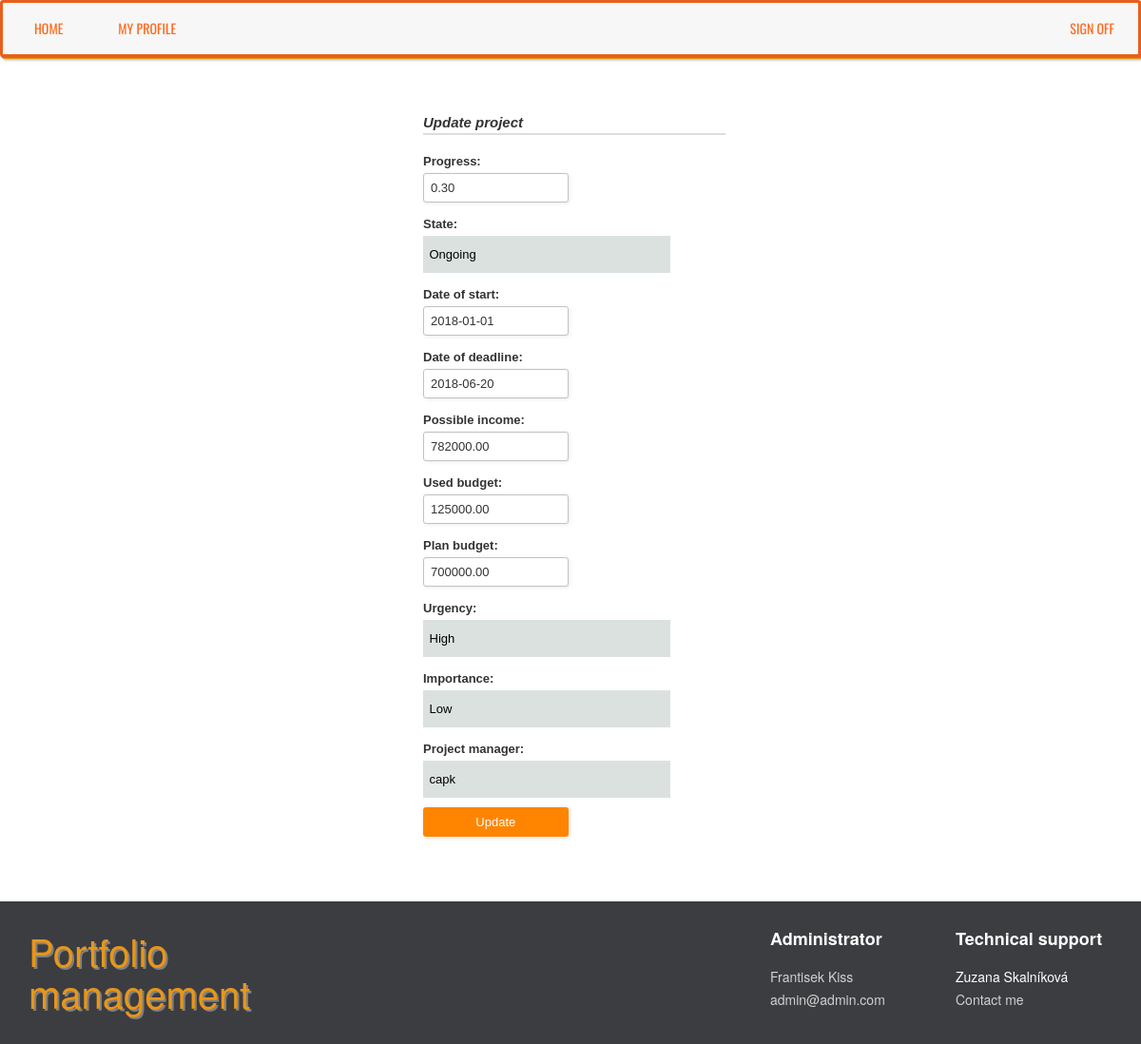
Screenshot of /dp/project/4/edit (signed in) with the database file from the repository.
### dp/models.py (models this page shows, shortened)
class Project(models.Model):
    portfolio = models.ForeignKey(Portfolio, on_delete=models.SET_NULL, null=True, blank=True)
    project_name = models.TextField()
    description = models.CharField(max_length=200)
    plan_budget = models.DecimalField(max_digits=15, decimal_places=2, null=True, blank=True)
    used_budget = models.DecimalField(max_digits=15, decimal_places=2, default=0)
    manhours = models.DecimalField(max_digits=15, decimal_places=0, null=True, blank=True)
    pub_date = models.DateTimeField (auto_now_add=True)
    start_date = models.DateField ('date of start', null=True, blank=True)
    deadline = models.DateField ('date of deadline', null=True, blank=True)
    possible_income = models.DecimalField(max_digits=15, decimal_places=2, null=True, blank=True)
    complexity = models.CharField(max_length=1, choices=COMPLEXITY_VALUES, null=True)
    type = models.CharField(max_length=1, choices=TYPE_VALUES, null=True)
    urgency = models.CharField(max_length=1, choices=PRIORITY_VALUES, null=True)
    importance = models.CharField(max_length=1, choices=PRIORITY_VALUES, null=True)
    STATE_VALUES = (
        ('1', 'Planned'),
        ('2', 'Ongoing'),
        ('3', 'Finished'),
        ('4', 'Interrupted'),
        ('5', 'Stopped'),
    )
    state = models.CharField(max_length=1, choices=STATE_VALUES, default=1)
    progress = models.DecimalField(max_digits=3, decimal_places=2, default=0,
                                   validators=[MaxValueValidator(1.00), MinValueValidator(0.00)])
    project_manager = models.ForeignKey(Employee, on_delete=models.SET_NULL, null=True, blank=True)

### dp/views.py (the view)
# urls.py: url(r'^project/(?P<pk>\d+)/edit$', login_required(views.ProjectUpdateView.as_view()), name='project_edit'),
class ProjectUpdateView(UpdateView):
    model = Project
    fields = ['progress', 'state', 'start_date', 'deadline', 'possible_income', 'used_budget', 'plan_budget', 'urgency',
              'importance', 'project_manager']
    template_name = "dp/project_update_form.html"

### dp/models.py (called while the page is built)
    def __str__(self):
        return self.user.username

### dp/templatetags/extratags.py (called while the page is built)
@register.simple_tag(takes_context=True)
def add_admin_to_context(context):
    admin_info = {}
    admin = Employee.objects.get(position = 'Administrator')
    admin_info['id'] = admin.id
    admin_info['first_name'] = admin.user.first_name
    admin_info['last_name'] = admin.user.last_name
    admin_info['email'] = admin.user.email
    context.dicts[0]["admin_info"] = admin_info
    return ''

### templates/dp/project_update_form.html (shortened to what this page needs)
{% extends "dp/base.html" %}
{% load static %}
{% block cssblock %}
    <link rel="stylesheet" href="{% static 'dp/css/multi-select.css' %}">
{% endblock %}
{% block content %}
    <div class="container selectdiv">
        <div class="col-md-4 col-md-offset-4">
            <div class="form-style-2">
                <div class="form-style-2-heading">Update project</div>
                <form action="" method="post">
                    {{ form }}
                    <input style="margin-top: 10px;" type="submit" value="Update"/>
                </form>
                    <br>
    <br>
    <br>
            </div>
        </div>
    </div>
{% endblock %}

### templates/dp/base.html (shortened to what this page needs)
{% load static %}
{% load extratags %}
<link rel="stylesheet" type="text/css" href="{% static 'dp/css/bootstrap.min.css' %}"/>
<link rel="stylesheet" type="text/css" href="{% static 'dp/css/bootstrap-table.min.css' %}"/>
<link rel="stylesheet" type="text/css" href="{% static 'dp/css/jquery.dataTables.min.css' %}"/>
<link rel="stylesheet" type="text/css" href="{% static 'dp/css/nav.css' %}"/>
<link rel="stylesheet" type="text/css" href="{% static 'dp/css/form.css' %}"/>
<link rel="stylesheet" type="text/css" href="{% static 'dp/css/style.css' %}"/>
<link rel="stylesheet" type="text/css" href="{% static 'dp/css/footer.css' %}"/>
<link rel="stylesheet" type="text/css" href="{% static 'dp/css/all.css' %}">
{% block cssblock %}{% endblock %}
<div id='cssmenu'>
    <ul>
        {% if user.is_authenticated %}
            <li {% if request.path == "/dp/" %} class='active' {% endif %}>
                <a href="{% url 'dp:index' %}"> Home </a>
            </li>
            {% with user.employee.id|stringformat:"s" as user_id_str %}
                {% with  "/dp/employee/"|add:user_id_str as user_profile %}
                    <li {% if user_profile == request.path %} class='active' {% endif %}>
                        <a href="{% url 'dp:employee_detail' user.employee.id %}"> My profile </a>
                    </li>
                {% endwith %}
            {% endwith %}
        {% endif %}
        <li style="float: right">
            {% if user.is_authenticated %}
                <a href="{% url 'dp:logout' %}"> Sign off </a>
            {% else %}
                <a href="{% url 'dp:login_page' %}"> Sign in </a>
            {% endif %}
        </li>
    </ul>
</div>
{% block content %}{% endblock %}
<footer id="myFooter">
    <div class="container">
        <div class="row">
            <div class="col-sm-3" style="margin-top: -10px;">
                <h2 class="logo"><a href="{% url 'dp:index' %}"> Portfolio management </a></h2>
            </div>
            <div class="col-sm-2 col-sm-offset-5">
                <h5>Administrator</h5>
                <ul>
                    <li>
                        <a href="{% url 'dp:employee_detail' admin_info.id %}"> {{ admin_info.first_name }} {{ admin_info.last_name }} </a>
                    </li>
                    <li><a href="mailto:{{ admin_info.email }}">{{ admin_info.email }}</a></li>
                </ul>
            </div>
            <div class="col-sm-2">
                <h5>Technical support</h5>
                <ul>
                    <li>Zuzana Skalníková</li>
                    <li><a href="mailto:{{ 'xskaln04@stud.fit.vutbr.cz' }}">Contact me</a></li>
                </ul>
            </div>
        </div>
    </div>
</footer>

### dp/static/dp/css/nav.css (style rules this page uses)
#cssmenu, #cssmenu ul, #cssmenu ul li, #cssmenu ul li a, #cssmenu #menu-button { margin: 0; padding: 0; border: 0; list-style: none; line-height: 1; display: block; position: relative; -webkit-box-sizing: border-box; -moz-box-sizing: border-box; box-sizing: border-box; }
#cssmenu ul li { padding-left: 8px; }
#cssmenu:after, #cssmenu > ul:after { content: "."; display: block; clear: both; visibility: hidden; line-height: 0; height: 0; }
#cssmenu { width: auto; margin-bottom: 40px; border: 3px solid #E8601B; border-radius: 3px; font-family: 'Oswald', sans-serif; line-height: 1; background: #f7f7f7; box-shadow: 1px 1px 0 rgba(230,95,28,1), 2px 2px 0 #e89618, 3px 3px 3px rgba(0, 0, 0, 0.35); }
#cssmenu > ul > li { float: left; }
#cssmenu > ul > li > a { padding: 20px 25px; font-size: 14px; text-transform: uppercase; text-decoration: none; color: rgba(255,105,30,1); -webkit-transition: all .2s ease; -moz-transition: all .2s ease; -ms-transition: all .2s ease; -o-transition: all .2s ease; transition: all .2s ease; }

### dp/static/dp/css/form.css (style rules this page uses)
.form-style-2 { max-width: 500px; padding: 20px 12px 10px 20px; font: 13px Arial, Helvetica, sans-serif; }
.form-style-2-heading { font-weight: bold; font-style: italic; border-bottom: 2px solid #ddd; margin-bottom: 20px; font-size: 15px; padding-bottom: 3px; }
.form-style-2 label { display: block; margin: 15px 0px 5px 0px; }
.form-style-2 input, .form-style-2 .select-field { width: 48%; }
.form-style-2 input, .form-style-2 .tel-number-field, .form-style-2 .textarea-field, .form-style-2 .select-field { box-sizing: border-box; -webkit-box-sizing: border-box; -moz-box-sizing: border-box; border: 1px solid #C2C2C2; box-shadow: 1px 1px 4px #EBEBEB; -moz-box-shadow: 1px 1px 4px #EBEBEB; -webkit-box-shadow: 1px 1px 4px #EBEBEB; border-radius: 3px; -webkit-border-radius: 3px; -moz-border-radius: 3px; padding: 7px; outline: none; }
.form-style-2 input[type=submit], .form-style-2 input[type=button] { border: none; padding: 8px 15px 8px 15px; background: #FF8500; color: #fff; box-shadow: 1px 1px 4px #DADADA; -moz-box-shadow: 1px 1px 4px #DADADA; -webkit-box-shadow: 1px 1px 4px #DADADA; border-radius: 3px; -webkit-border-radius: 3px; -moz-border-radius: 3px; }

### dp/static/dp/css/style.css (style rules this page uses)
.selectdiv select { -webkit-appearance: none; -moz-appearance: none; -ms-appearance: none; appearance: none; outline: 0; box-shadow: none; border: 0 !important; background: #dbe1df; background-image: none; }
.selectdiv select { width: 20em; height: 3em; margin: 0; padding: 0 0 0 .5em; color: #000000; cursor: pointer; }

### dp/static/dp/css/footer.css (style rules this page uses)
#myFooter { background-color: #3c3d41; color: white; padding-top: 20px; bottom:0; height: 150px; }
#myFooter ul { list-style-type: none; padding-left: 0; line-height: 1.7; padding-top: 8px; }
#myFooter h5 { font-size: 18px; color: white; font-weight: bold; margin-top: 10px; }
#myFooter h2 a { font-size: 40px; text-align: center; color: #e89618; text-shadow: 2px 2px gray; }
#myFooter a { color: #d2d1d1; text-decoration: none; }

### rows the page displays
Project: progress "0.30", state "Ongoing", start_date "2018-01-01", deadline "2018-06-20", possible_income "782000.00", used_budget "125000.00", plan_budget "700000.00", urgency "High", importance "Low", project_manager "capk"

### other values shown
{{ admin_info.first_name }} "Frantisek"
{{ admin_info.last_name }} "Kiss"
{{ admin_info.email }} "admin@admin.com"
